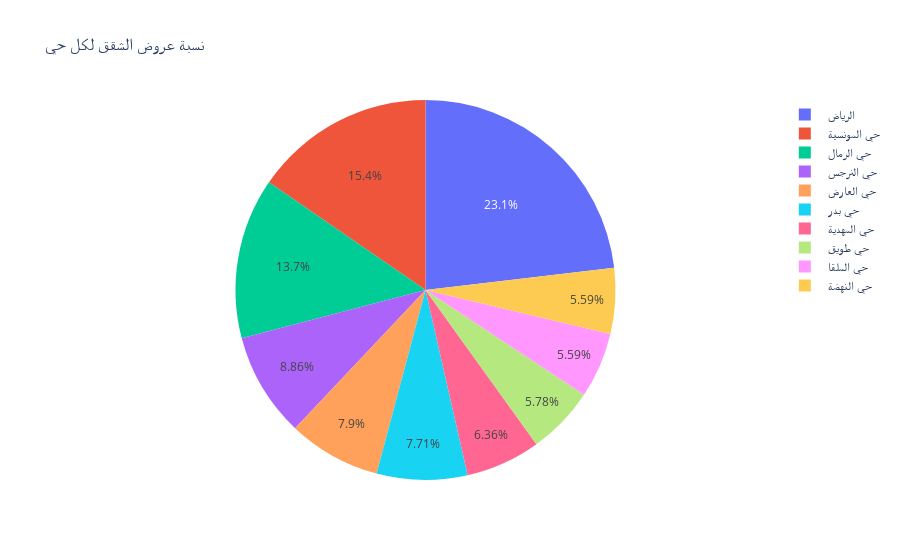

Notebook code cell kept with this figure:
### Markdown cell above
#### I. Categorical Variables:

we’ll use frequency table to understand distribution of each category
- Bar Chart (Ordinal) - Orderd
- Pie Chart (Nominal) - non Orderd

### Code cell
neighborhood_counts = villas['الحي'].value_counts()


sorted_neighborhoods = neighborhood_counts.sort_values(ascending=False).head(10)

# Create the pie chart
fig = go.Figure(data=[go.Pie(labels=sorted_neighborhoods.index, values=sorted_neighborhoods.values)])
fig.update_layout(
    title='نسبة عروض الشقق لكل حي',
    hoverlabel=dict(
        bgcolor="white",
        font_size=16,
        font_family="Rockwell"
    )
)

# Display the chart
fig.show()

### Figure 1 — Plotly figure (JSON) as saved in the notebook; plotly's stock layout.template omitted (floating-point values rounded to 4 significant figures)
{"data": [{"labels": [" الرياض ", " حي المونسية ", " حي الرمال ", " حي النرجس ", " حي العارض ", " حي بدر ", " حي المهدية ", " حي طويق ", " حي الملقا ", " حي النهضة "], "type": "pie", "values": [120, 80, 71, 46, 41, 40, 33, 30, 29, 29]}], "layout": {"hoverlabel": {"bgcolor": "white", "font": {"family": "Rockwell", "size": 16}}, "title": {"text": "نسبة عروض الشقق لكل حي"}}}
